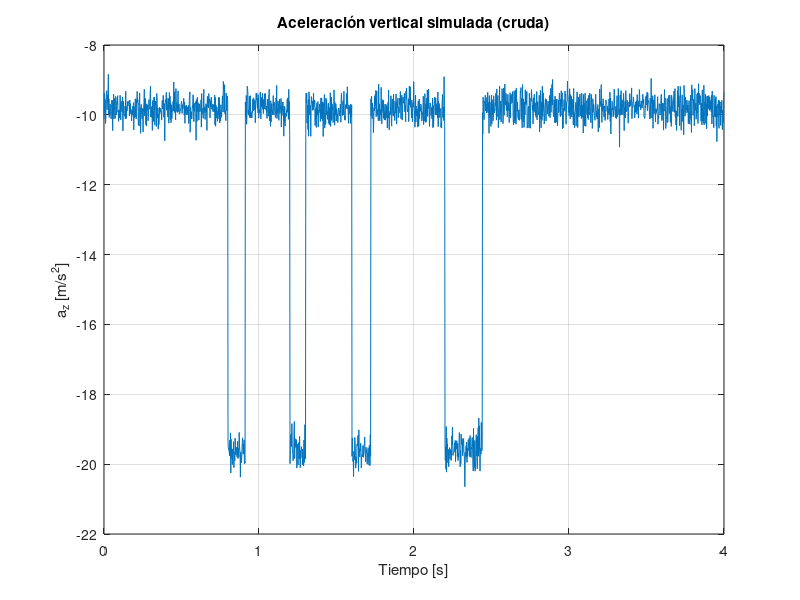

This chart was generated by the following MATLAB code: (Note: this script raises an error after producing the figure.)
clear; close all; clc;

%% Parámetros generales
fs = 500;              % Hz
dt = 1/fs;
t  = (0:dt:4)';         % 4 segundos
N  = numel(t);
g  = 9.81;

%% Inicializar señal de aceleración vertical cruda
a_z = -g * ones(N,1);   % gravedad dominante

%% Función auxiliar para generar vuelo balístico
addFlight = @(t0, Tf, v0) ...
    (t >= t0 & t <= t0+Tf) .* (-g);

%% --- Vuelos de pasos (cortos) ---
flightSteps = [
    0.8,  0.11;
    1.2,  0.10;
    1.6,  0.12;
];

for i = 1:size(flightSteps,1)
    t0 = flightSteps(i,1);
    Tf = flightSteps(i,2);
    a_z = a_z + addFlight(t0, Tf, 2.0);
end

%% --- Vuelo de valla (más largo y dominante) ---
t0_valla = 2.2;
Tf_valla = 0.24;        % ~240 ms (realista)
a_z = a_z + addFlight(t0_valla, Tf_valla, 3.5);

%% --- Ruido IMU ---
noiseLevel = 0.3;       % m/s^2
a_z = a_z + noiseLevel * randn(N,1);

%% --- Visualización señal cruda ---
figure;
plot(t, a_z);
xlabel('Tiempo [s]');
ylabel('a_z [m/s^2]');
title('Aceleración vertical simulada (cruda)');
grid on;

%% --- Estimar tiempo de vuelo de valla ---
[T_valla, info] = estimateHurdleFlightTime(a_z, fs);

fprintf('Tiempo de vuelo sobre la valla estimado: %.3f s\n', T_valla);

%% --- Mostrar vuelos detectados ---
fprintf('\nVuelos detectados:\n');
disp(table((1:numel(info.flightDurations))', ...
           info.flightDurations, ...
           info.flightHeights, ...
           info.flightVz0, ...
           'VariableNames', ...
           {'Vuelo','Duracion_s','Altura_rel','Vz0'}));
